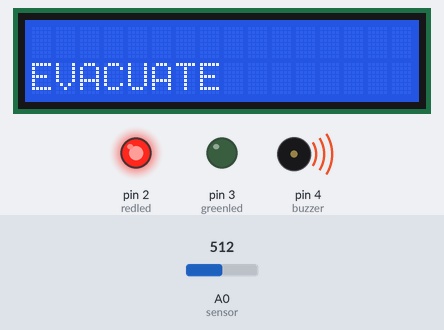
This sketch was run on a simulated Arduino Uno, built with avr-gcc and run on an emulated ATmega328P. On the bench: 16×2 character LCD, output pins drawn as LEDs (lit = HIGH), buzzer (waves = sounding). The test bench sets the inputs (shaded band); at power-on: A0 (sensor) = 512. What the sketch prints to the serial monitor is not drawn.

Above: at 1.2 s.
1.3 s: A0 (sensor) set to 410
3.2 s: A0 (sensor) set to 391
At 4.6 s:
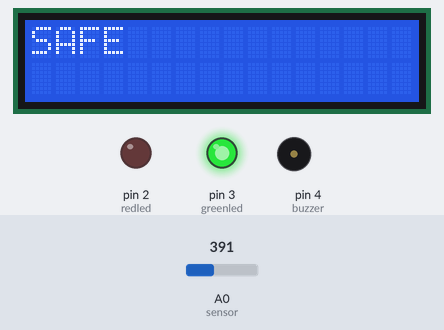
8.1 s: A0 (sensor) set to 511
At 9.0 s:
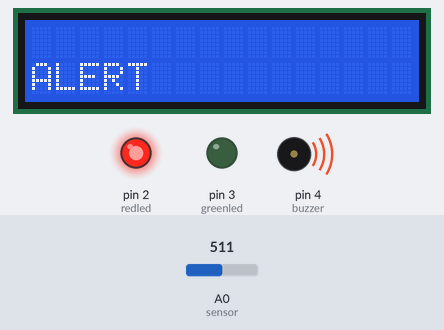
13.0 s: A0 (sensor) set to 390
At 15.3 s:
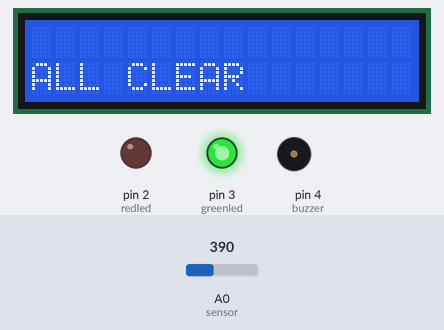
Timing chart, 0 to 16.8 s (numbered marks = the images above; inputs shaded):
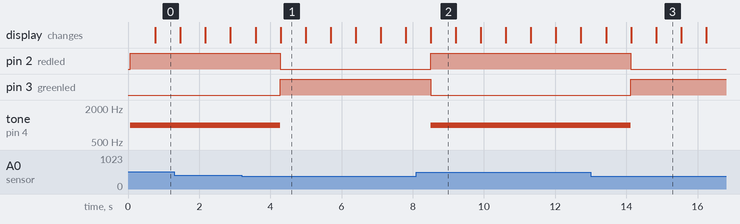

Measured:
- the behaviour switches between 401 and 400 on A0 (sensor) (found by bisection; images 0 and 1)
- after the input at 3.2 s, pin 2 (redled): HIGH → LOW after 1.1 s; pin 3 (greenled): LOW → HIGH after 1.1 s; tone on pin 4 (buzzer): 1000 Hz → silent after 1.1 s; the display: first differs from a run without the input after 1.1 s (image 1)
- after the input at 8.1 s, pin 2 (redled): LOW → HIGH after 0.40 s; pin 3 (greenled): HIGH → LOW after 0.40 s; tone on pin 4 (buzzer): silent → 1000 Hz after 0.40 s; the display: changes after 0.41 s (image 2)
- after the input at 13.0 s, pin 2 (redled): HIGH → LOW after 1.1 s; pin 3 (greenled): LOW → HIGH after 1.1 s; tone on pin 4 (buzzer): 1000 Hz → silent after 1.1 s; the display: first differs from a run without the input after 1.1 s (image 3 shows a later state)
- what the display in image 1 shows lasts 0.7 s, from 4.3 s to 5.0 s

The sketch:

15_gas_sensor.ino
```cpp
#include <LiquidCrystal.h>

LiquidCrystal lcd(5,6,8,9,10,11);

int redled = 2;
int greenled = 3;
int buzzer = 4;
int sensor = A0;
int sensorThresh = 400;

void setup()
{
pinMode(redled, OUTPUT);
pinMode(greenled,OUTPUT);
pinMode(buzzer,OUTPUT);
pinMode(sensor,INPUT);
Serial.begin(9600);
lcd.begin(16,2);
}

void loop()
{
  int analogValue = analogRead(sensor);
  Serial.print(analogValue);
  if(analogValue>sensorThresh)
  {
    digitalWrite(redled,HIGH);
    digitalWrite(greenled,LOW);
    tone(buzzer,1000,10000);
    lcd.clear();
    lcd.setCursor(0,1);
    lcd.print("ALERT");
    delay(700);
    lcd.clear();
    lcd.setCursor(0,1);
    lcd.print("EVACUATE");
    delay(700);
  }
  else
  {
    digitalWrite(greenled,HIGH);
    digitalWrite(redled,LOW);
    noTone(buzzer);
    lcd.clear();
    lcd.setCursor(0,0);
    lcd.print("SAFE");
    delay(700);
    lcd.clear();
    lcd.setCursor(0,1);
    lcd.print("ALL CLEAR");
    delay(700);
  }
}
```
